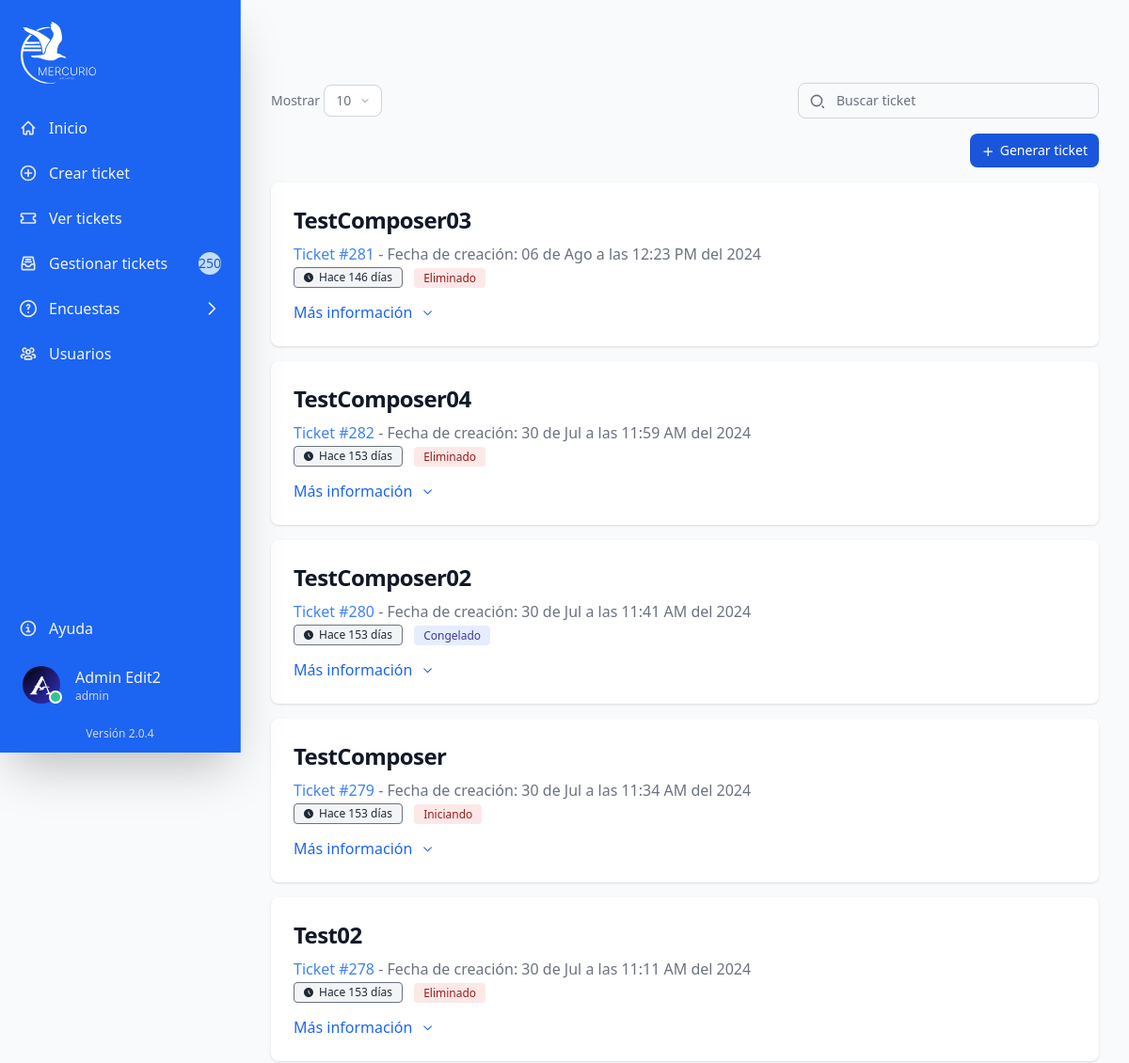
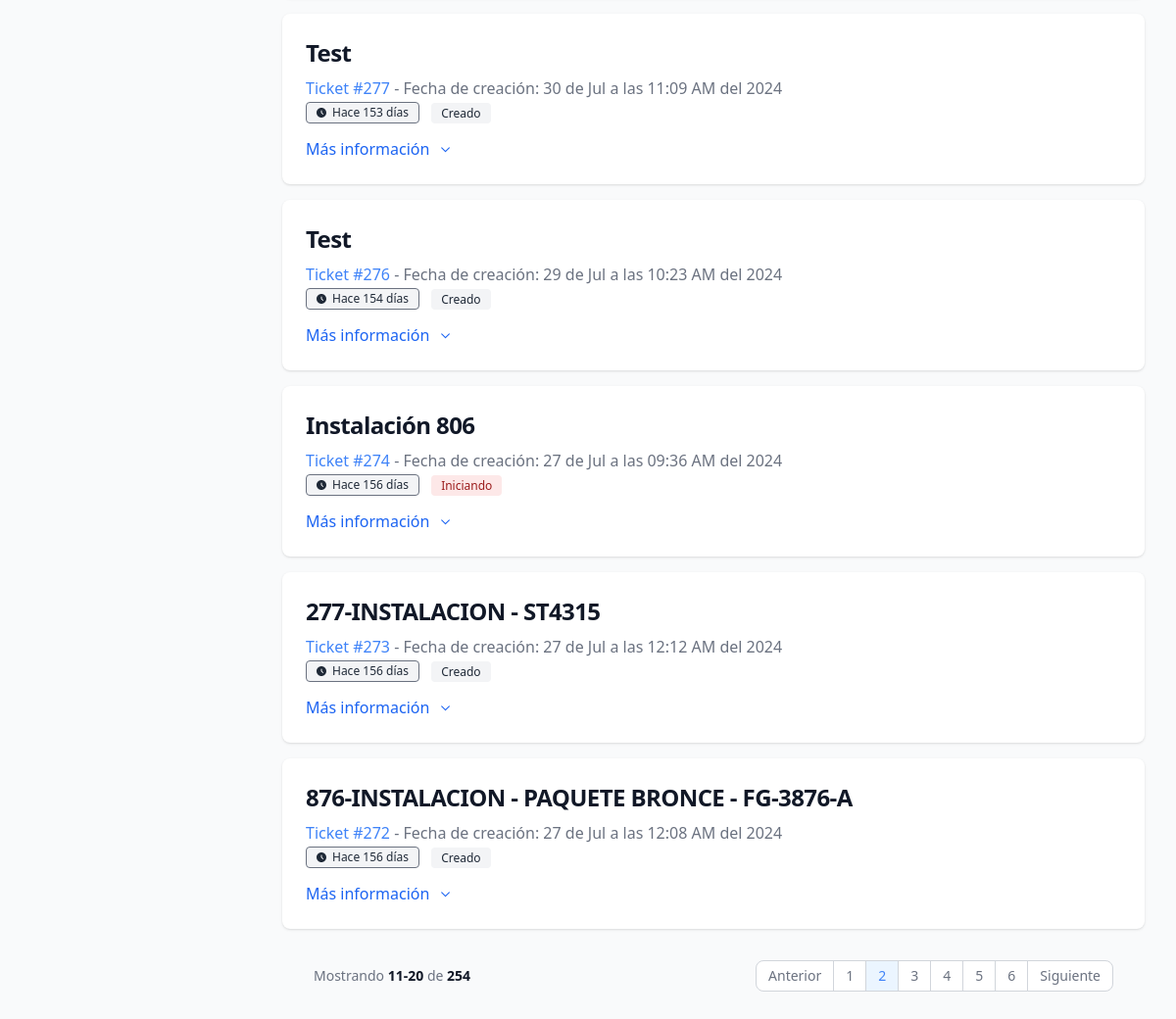
The app's page /src/web/tickets?page=2 (signed in) with its own data (2 pictures, top to bottom).
### tables this page shows
CREATE TABLE IF NOT EXISTS `tbticket` (
  `idTicket` int NOT NULL AUTO_INCREMENT,
  `fhticket` datetime DEFAULT NULL,
  `nombre` varchar(250) DEFAULT NULL,
  `numTrabajador` int DEFAULT NULL,
  `numCliente` int DEFAULT NULL,
  `dispositivo` varchar(50) DEFAULT NULL,
  `imeiCliente` varchar(50) DEFAULT NULL,
  `fhRevision` datetime DEFAULT NULL,
  `numContacto` varchar(50) DEFAULT NULL,
  `nomContacto` varchar(100) DEFAULT NULL,
  `placasContacto` varchar(10) DEFAULT NULL,
  `marcaContacto` varchar(20) DEFAULT NULL,
  `prioridad` varchar(250) DEFAULT NULL,
  `asunto` varchar(200) DEFAULT NULL,
  `descripcion` mediumtext,
  `estado` varchar(250) DEFAULT NULL,
  `domicilio` varchar(150) DEFAULT NULL,
  `ciudad` varchar(30) DEFAULT NULL,
  `domestado` varchar(30) DEFAULT NULL,
  `codpostal` int DEFAULT NULL,
  `domdescripcion` varchar(250) DEFAULT NULL,
  `servicio` varchar(20) DEFAULT NULL,
  `asignado` varchar(250) DEFAULT NULL,
  `st_estado` tinyint(1) NOT NULL,
  `evidencia` varchar(255) DEFAULT NULL,
  `evidenciaArribo` varchar(250) DEFAULT NULL,
  `evidenciaInicio` varchar(250) DEFAULT NULL,
  `evidenciaRealizacion` varchar(250) DEFAULT NULL,
  `evidenciaFinalizacion` varchar(250) DEFAULT NULL,
  `txt_contestacion` varchar(500) DEFAULT NULL,
  `fhContestacion` datetime DEFAULT NULL,
  `fhAsignado` datetime DEFAULT NULL,
  `fhArribo` datetime DEFAULT NULL,
  `fhInicio` datetime DEFAULT NULL,
  `fhRealizacion` datetime DEFAULT NULL,
  `fhFinalizacion` datetime DEFAULT NULL,
  `fhCongelado` datetime DEFAULT NULL,
  `fhCancelado` datetime DEFAULT NULL,
  `fhProgramada` datetime DEFAULT NULL,
  `fhEliminacion` datetime DEFAULT NULL,
  `motivo_eliminacion` varchar(250) DEFAULT NULL,
  `eliminadopor` varchar(150) DEFAULT NULL,
  `correo` varchar(250) DEFAULT NULL,
  `token` varchar(255) DEFAULT NULL,
  PRIMARY KEY (`idTicket`)
);

### src/web/tickets.php (the view, shortened to what this page needs)
<?php
include '../configuration/conn-session.php';
?>
<!DOCTYPE html>
<html lang="es">
<head>
    <link rel="stylesheet" href="../output.css">
    <link rel="stylesheet" href="./loading.css">
</head>
<body class="bg-gray-50 dark:bg-gray-700">
    <?php include '../components/sidebar.php'; ?>
    <?php
    function traducirFecha($fhticket)
    {
        $dia = date('d', strtotime($fhticket));
        $mes = date('m', strtotime($fhticket));
        $hora = date('h:i', strtotime($fhticket));
        $am_pm = strtoupper(date('a', strtotime($fhticket)));
        $meses = array(
            '01' => 'Ene',
            '02' => 'Feb',
            '03' => 'Mar',
            '04' => 'Abr',
            '05' => 'May',
            '06' => 'Jun',
            '07' => 'Jul',
            '08' => 'Ago',
            '09' => 'Sep',
            '10' => 'Oct',
            '11' => 'Nov',
            '12' => 'Dic'
        );
        return $dia . ' de ' . $meses[$mes] . ' a las ' . $hora . ' ' . $am_pm . ' del ' . date('Y', strtotime($fhticket));
    }
    ?>
    <div class="p-4 sm:ml-64">
        <div class="p-4 mt-14">
            <div class="grid grid-cols-1 gap-4 mb-4">
                <div>
                    <div
                        class="flex items-center justify-between flex-column flex-wrap md:flex-row space-y-4 md:space-y-0 pb-4">
                        <div>
                            <span class="text-sm text-gray-500 dark:text-gray-400">Mostrar</span>
                            <button type="button" id="dropdownShowButton" data-dropdown-toggle="dropdownShow"
                                class="inline-flex items-center text-gray-500 bg-white border border-gray-300 focus:outline-none hover:bg-gray-100 focus:ring-4 focus:ring-gray-100 font-medium rounded-lg text-sm px-3 py-1.5 dark:bg-gray-800 dark:text-gray-400 dar:border-gray-600 dark:hover:bg-gray-700 dark:hover:border-gray-600 dark:focus:ring-gray-700">
                                10
                                <svg class="w-2.5 h-2.5 ms-2.5" aria-hidden="true" xmlns="http://www.w3.org/2000/svg"
                                    fill="none" viewBox="0 0 24 24">
                                    <path stroke="currentColor" stroke-linecap="round" stroke-linejoin="round"
                                        stroke-width="2" d="m19 9-7 7-7-7" />
                                </svg>
                            </button>
                        </div>
                        <div class="relative">
                            <div
                                class="absolute inset-y-0 rtl:inset-r-0 start-0 flex items-center ps-3 pointer-events-none">
                            </div>
                            <input type="text" id="table-search-tickets"
                                class="block p-2 ps-10 text-sm text-gray-900 border border-gray-300 rounded-lg w-80 bg-gray-50 focus:ring-blue-500 focus:border-blue-500 dark:bg-gray-800 dark:border-gray-600 dark:placeholder-gray-400 dark:text-white dark:focus:ring-blue-500 dark:focus:border-blue-500"
                                placeholder="Buscar ticket">
                        </div>
                    </div>
                    <div class="flex justify-end">
                        <?php if ($_SESSION['tipo'] != 'tecnico'): ?>
                            <button type="button" onclick="window.location.href = 'nuevo'"
                                class="inset-y-0 right-0 px-3 py-2 text-sm font-medium text-center inline-flex items-center text-white bg-blue-700 rounded-lg hover:bg-blue-800 focus:ring-4 focus:outline-none focus:ring-blue-300 dark:bg-blue-600 dark:hover:bg-blue-700 dark:focus:ring-blue-800">
                                <svg class="w-3 h-3 text-white me-2" aria-hidden="true" xmlns="http://www.w3.org/2000/svg"
                                    fill="none" viewBox="0 0 20 20">
                                    <path stroke="currentColor" stroke-linecap="round" stroke-linejoin="round"
                                        stroke-width="2" d="M5 12h14m-7 7V5" />
                                </svg>
                                Generar ticket
                            </button>
                        <?php endif; ?>
                    </div>
                </div>
                <?php
                $userId = $_SESSION['userId'];
                $tipo = $_SESSION['tipo'];
                if ($tipo == 'tecnico') {
                    $stmt = $conn->prepare('SELECT COUNT(*) FROM tbticket WHERE asignado = ?');
                    $row = $stmt->bind_param('i', $userId);
                    $stmt->execute();
                    $row = $stmt->get_result()->fetch_row();
                } else {
                    $stmt = $conn->query('SELECT COUNT(*) FROM tbticket');
                    $row = $stmt->fetch_row();
                }
                $totalRegistros = $row[0];
                $registrosPorPagina = 10;
                $totalPaginas = ceil($totalRegistros / $registrosPorPagina);
                $paginaActual = isset($_GET['page']) ? $_GET['page'] : 1;
                $offset = ($paginaActual - 1) * $registrosPorPagina;
                if ($tipo == 'tecnico') {
                    $sql = "SELECT * FROM tbticket WHERE asignado = ? ORDER BY fhticket DESC LIMIT $registrosPorPagina OFFSET $offset";
                    $stmt = $conn->prepare($sql);
                    $stmt->bind_param('i', $userId);
                    $stmt->execute();
                    $resultado = $stmt->get_result();
                } else {
                    $sql = "SELECT * FROM tbticket ORDER BY fhticket DESC LIMIT $registrosPorPagina OFFSET $offset";
                    $resultado = $conn->query($sql);
                }
                $i = 0;
                while ($fila = $resultado->fetch_assoc()): ?>
                    <div
                        class="ticket-card max-w-full p-6 bg-white border-gray-200 rounded-lg shadow dark:bg-gray-800 dark:border-gray-700">
                        <a href="detalles?id=<?php echo $fila['idTicket']; ?>">
                            <h5 class="mb-2 text-2xl font-semibold tracking-tight text-gray-900 dark:text-white">
                                <?php echo $fila['asunto']; ?>
                            </h5>
                        </a>
                        <span class="mb-3 font-normal text-blue-500 dark:text-blue-400">Ticket
                            #<?php echo $fila['idTicket']; ?></span>
                        <span class="mb-3 font-normal text-gray-500 dark:text-gray-400"> - Fecha de creación:
                            <?php echo traducirFecha($fila['fhticket']) ?> </span><br>
                        <span
                            class="bg-gray-100 text-gray-800 text-xs font-medium inline-flex items-center px-2.5 py-0.5 rounded me-2 dark:bg-gray-700 dark:text-gray-400 border border-gray-500">
                            Hace <?php
                            $fecha = new DateTime($fila['fhticket']);
                            $hoy = new DateTime();
                            $diferencia = $hoy->diff($fecha);
                            echo $diferencia->days . ' días';
                            ?>
                        </span>
                        <?php if ($fila['estado'] == 0): ?>
                            <span
                                class="bg-red-100 text-red-800 text-xs font-medium me-2 px-2.5 py-0.5 rounded dark:bg-red-900 dark:text-red-300">Eliminado</span>
                        <?php elseif ($fila['estado'] == 1): ?>
                            <span
                                class="bg-gray-100 text-gray-800 text-xs font-medium me-2 px-2.5 py-0.5 rounded dark:bg-gray-700 dark:text-gray-300">Creado</span>
                        <?php elseif ($fila['estado'] == 2): ?>
                            <span
                                class="bg-red-100 text-red-800 text-xs font-medium me-2 px-2.5 py-0.5 rounded dark:bg-red-900 dark:text-red-300">Iniciando</span>
                        <?php elseif ($fila['estado'] == 3): ?>
                            <span
                                class="bg-blue-100 text-blue-800 text-xs font-medium me-2 px-2.5 py-0.5 rounded dark:bg-blue-900 dark:text-blue-300">Realizando</span>
                        <?php elseif ($fila['estado'] == 4): ?>
                            <span
                                class="bg-green-100 text-green-800 text-xs font-medium me-2 px-2.5 py-0.5 rounded dark:bg-green-900 dark:text-green-300">Hecho</span>
                        <?php elseif ($fila['estado'] == 5): ?>
                            <span
                                class="bg-yellow-100 text-yellow-800 text-xs font-medium me-2 px-2.5 py-0.5 rounded dark:bg-yellow-900 dark:text-yellow-300">Programado</span>
                        <?php elseif ($fila['estado'] == 6): ?>
                            <span
                                class="bg-indigo-100 text-indigo-800 text-xs font-medium me-2 px-2.5 py-0.5 rounded dark:bg-indigo-900 dark:text-indigo-300">Congelado</span>
                        <?php elseif ($fila['estado'] == 7): ?>
                            <span
                                class="bg-purple-100 text-purple-800 text-xs font-medium me-2 px-2.5 py-0.5 rounded dark:bg-purple-900 dark:text-purple-300">Cancelado</span>
                        <?php endif; ?>
                        <div id="ticket-description" data-accordion="close">
                            <button href="#" class="inline-flex font-normal items-center mt-3.5"
                                data-accordion-target="description-body-<?php echo $i; ?>" aria-expanded="false"
                                aria-labelledby="description-heading-<?php echo $i; ?>">
                                <span class="text-blue-600 hover:underline">Más información</span>
                                <svg class="w-3 h-3 ms-2.5 text-blue-600" aria-hidden="true"
                                    xmlns="http://www.w3.org/2000/svg" fill="none" viewBox="0 0 22 22">
                                    <path stroke="currentColor" stroke-linecap="round" stroke-linejoin="round"
                                        stroke-width="2" d="m19 9-7 7-7-7" />
                                </svg>
                            </button>
                        </div>
                    </div>
                    <?php
                    $i++;
                endwhile; ?>
                <nav class="flex items-center flex-column flex-wrap md:flex-row justify-between pt-4 p-8"
                    aria-label="Navegación">
                    <span
                        class="text-sm font-normal text-gray-500 dark:text-gray-400 mb-4 md:mb-0 block w-full md:inline md:w-auto">Mostrando
                        <span
                            class="font-semibold text-gray-900 dark:text-white"><?php echo $offset + 1; ?>-<?php echo min($offset + $registrosPorPagina, $totalRegistros); ?></span>
                        de <span
                            class="font-semibold text-gray-900 dark:text-white"><?php echo $totalRegistros; ?></span></span>
                    <ul class="inline-flex -space-x-px rtl:space-x-reverse text-sm h-8">
                        <?php
                        $rango = 6;
                        $inicio = max($paginaActual - floor($rango / 2), 1);
                        $fin = min($inicio + $rango - 1, $totalPaginas);
                        if ($paginaActual > 1): ?>
                            <li>
                                <a href="tickets?page=<?php echo $paginaActual - 1; ?>"
                                    class="flex items-center justify-center px-3 h-8 leading-tight text-gray-500 bg-white border border-gray-300 rounded-s-lg hover:bg-gray-100 hover:text-gray-700 dark:bg-gray-600 dark:border-gray-700 dark:text-gray-400 dark:hover:bg-gray-600 dark:hover:text-white">Anterior</a>
                            </li>
                        <?php endif; ?>
                        <?php for ($i = $inicio; $i <= $fin; $i++): ?>
                            <li>
                                <a href="tickets?page=<?php echo $i; ?>" class="flex items-center justify-center px-3 h-8 leading-tight text-gray-500 bg-white border border-gray-300 hover:bg-gray-100 hover:text-gray-700 dark:bg-gray-800 dark:border-gray-700 dark:text-gray-400 dark:hover:bg-gray-700 dark:hover:text-white <?php if ($i == $paginaActual)
                                       echo 'bg-blue-50 text-blue-500'; ?>"><?php echo $i; ?></a>
                            </li>
                        <?php endfor; ?>
                        <?php if ($paginaActual < $totalPaginas): ?>
                            <li>
                                <a href="tickets?page=<?php echo $paginaActual + 1; ?>"
                                    class="flex items-center justify-center px-3 h-8 leading-tight text-gray-500 bg-white border border-gray-300 rounded-e-lg hover:bg-gray-100 hover:text-gray-700 dark:bg-gray-700 dark:border-gray-800 dark:text-gray-400 dark:hover:bg-gray-600 dark:hover:text-white">Siguiente</a>
                            </li>
                        <?php endif; ?>
                    </ul>
                </nav>
            </div>
        </div>
    </div>
</body>
</html>

### src/web/loading.css (style rules this page uses)
body.fade-out { animation: fadeOutBackground 1s forwards; }

### records on screen
tbticket: asunto "TestComposer03", idTicket "281", fhticket "06 de Ago a las 12:23 PM del 2024", fhticket "146", estado "Eliminado"
tbticket: asunto "TestComposer04", idTicket "282", fhticket "30 de Jul a las 11:59 AM del 2024", fhticket "153", estado "Eliminado"
tbticket: asunto "TestComposer02", idTicket "280", fhticket "30 de Jul a las 11:41 AM del 2024", fhticket "153", estado "Congelado"
tbticket: asunto "TestComposer", idTicket "279", fhticket "30 de Jul a las 11:34 AM del 2024", fhticket "153", estado "Iniciando"
tbticket: asunto "Test02", idTicket "278", fhticket "30 de Jul a las 11:11 AM del 2024", fhticket "153", estado "Eliminado"
tbticket: asunto "Test", idTicket "277", fhticket "30 de Jul a las 11:09 AM del 2024", fhticket "153", estado "Creado"
tbticket: asunto "Test", idTicket "276", fhticket "29 de Jul a las 10:23 AM del 2024", fhticket "154", estado "Creado"
tbticket: asunto "Instalación 806", idTicket "274", fhticket "27 de Jul a las 09:36 AM del 2024", fhticket "156", estado "Iniciando"
tbticket: asunto "277-INSTALACION - ST4315", idTicket "273", fhticket "27 de Jul a las 12:12 AM del 2024", fhticket "156", estado "Creado"
tbticket: asunto "876-INSTALACION - PAQUETE BRONCE - FG-3876-A", idTicket "272", fhticket "27 de Jul a las 12:08 AM del 2024", fhticket "156", estado "Creado"

### other values on screen
$totalTickets "250"
$_SESSION['nombre'] "Admin"
$_SESSION['apellido'] "Edit2"
$_SESSION['tipo'] "admin"
$offset + 1 "11"
min($offset + $registrosPorPagina, $totalRegistros) "20"
$totalRegistros "254"
